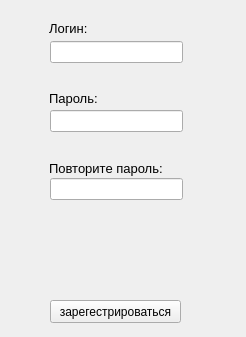
<?xml version="1.0" encoding="UTF-8"?>
<ui version="4.0">
 <class>Form</class>
 <widget class="QWidget" name="Form">
  <property name="geometry">
   <rect>
    <x>0</x>
    <y>0</y>
    <width>246</width>
    <height>337</height>
   </rect>
  </property>
  <property name="windowTitle">
   <string>Form</string>
  </property>
  <widget class="QLineEdit" name="login">
   <property name="geometry">
    <rect>
     <x>50</x>
     <y>41</y>
     <width>133</width>
     <height>22</height>
    </rect>
   </property>
   <property name="font">
    <font>
     <pointsize>10</pointsize>
    </font>
   </property>
  </widget>
  <widget class="QLineEdit" name="password">
   <property name="geometry">
    <rect>
     <x>50</x>
     <y>110</y>
     <width>133</width>
     <height>22</height>
    </rect>
   </property>
   <property name="font">
    <font>
     <pointsize>10</pointsize>
    </font>
   </property>
  </widget>
  <widget class="QLineEdit" name="password_re">
   <property name="geometry">
    <rect>
     <x>50</x>
     <y>178</y>
     <width>133</width>
     <height>22</height>
    </rect>
   </property>
   <property name="font">
    <font>
     <pointsize>10</pointsize>
    </font>
   </property>
  </widget>
  <widget class="QPushButton" name="registration_btn">
   <property name="geometry">
    <rect>
     <x>50</x>
     <y>300</y>
     <width>131</width>
     <height>23</height>
    </rect>
   </property>
   <property name="text">
    <string>зарегестрироваться</string>
   </property>
  </widget>
  <widget class="QLabel" name="label">
   <property name="geometry">
    <rect>
     <x>49</x>
     <y>20</y>
     <width>40</width>
     <height>16</height>
    </rect>
   </property>
   <property name="font">
    <font>
     <pointsize>10</pointsize>
    </font>
   </property>
   <property name="text">
    <string>Логин:</string>
   </property>
  </widget>
  <widget class="QLabel" name="label_2">
   <property name="geometry">
    <rect>
     <x>49</x>
     <y>90</y>
     <width>48</width>
     <height>16</height>
    </rect>
   </property>
   <property name="font">
    <font>
     <pointsize>10</pointsize>
    </font>
   </property>
   <property name="text">
    <string>Пароль:</string>
   </property>
  </widget>
  <widget class="QLabel" name="label_3">
   <property name="geometry">
    <rect>
     <x>49</x>
     <y>160</y>
     <width>113</width>
     <height>16</height>
    </rect>
   </property>
   <property name="font">
    <font>
     <pointsize>10</pointsize>
    </font>
   </property>
   <property name="text">
    <string>Повторите пароль:</string>
   </property>
  </widget>
  <widget class="QLabel" name="error">
   <property name="geometry">
    <rect>
     <x>20</x>
     <y>250</y>
     <width>201</width>
     <height>41</height>
    </rect>
   </property>
   <property name="font">
    <font>
     <pointsize>10</pointsize>
    </font>
   </property>
   <property name="text">
    <string/>
   </property>
  </widget>
 </widget>
 <resources/>
 <connections/>
</ui>
